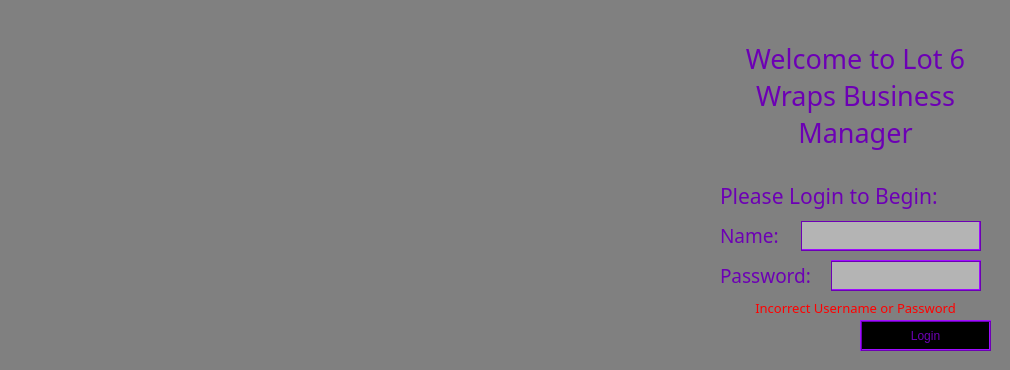
     <widget class="QWidget" name="loginPage">
      <property name="styleSheet">
       <string notr="true">background-color: rgb(128, 128, 128);
color: rgb(108, 0, 180);
border: none;</string>
      </property>
      <widget class="QLabel" name="loginLbl">
       <property name="geometry">
        <rect>
         <x>720</x>
         <y>20</y>
         <width>271</width>
         <height>151</height>
        </rect>
       </property>
       <property name="font">
        <font>
         <family>Maiandra GD</family>
         <pointsize>20</pointsize>
        </font>
       </property>
       <property name="text">
        <string>Welcome to Lot 6 Wraps Business Manager</string>
       </property>
       <property name="alignment">
        <set>Qt::AlignCenter</set>
       </property>
       <property name="wordWrap">
        <bool>true</bool>
       </property>
      </widget>
      <widget class="QLabel" name="login2Lbl">
       <property name="geometry">
        <rect>
         <x>720</x>
         <y>170</y>
         <width>271</width>
         <height>51</height>
        </rect>
       </property>
       <property name="font">
        <font>
         <family>Maiandra GD</family>
         <pointsize>16</pointsize>
        </font>
       </property>
       <property name="text">
        <string>Please Login to Begin:</string>
       </property>
      </widget>
      <widget class="QLabel" name="nameLbl">
       <property name="geometry">
        <rect>
         <x>720</x>
         <y>220</y>
         <width>81</width>
         <height>31</height>
        </rect>
       </property>
       <property name="font">
        <font>
         <family>Maiandra GD</family>
         <pointsize>14</pointsize>
        </font>
       </property>
       <property name="text">
        <string>Name:</string>
       </property>
      </widget>
      <widget class="QLabel" name="passLbl">
       <property name="geometry">
        <rect>
         <x>720</x>
         <y>255</y>
         <width>111</width>
         <height>41</height>
        </rect>
       </property>
       <property name="font">
        <font>
         <family>Maiandra GD</family>
         <pointsize>14</pointsize>
        </font>
       </property>
       <property name="text">
        <string>Password:</string>
       </property>
      </widget>
      <widget class="QPushButton" name="loginBtn">
       <property name="geometry">
        <rect>
         <x>860</x>
         <y>320</y>
         <width>131</width>
         <height>31</height>
        </rect>
       </property>
       <property name="styleSheet">
        <string notr="true">background-color: rgb(0, 0, 0);
color: rgb(108, 0, 180);
border: 2px ridge rgb(108, 0, 180); </string>
       </property>
       <property name="text">
        <string>Login</string>
       </property>
      </widget>
      <widget class="QLabel" name="errorLbl">
       <property name="enabled">
        <bool>false</bool>
       </property>
       <property name="geometry">
        <rect>
         <x>720</x>
         <y>300</y>
         <width>271</width>
         <height>16</height>
        </rect>
       </property>
       <property name="font">
        <font>
         <family>Maiandra GD</family>
         <pointsize>10</pointsize>
        </font>
       </property>
       <property name="styleSheet">
        <string notr="true">color: rgb(255, 0, 0);</string>
       </property>
       <property name="text">
        <string>Incorrect Username or Password</string>
       </property>
       <property name="alignment">
        <set>Qt::AlignCenter</set>
       </property>
      </widget>
      <widget class="QWidget" name="loginWidget" native="true">
       <property name="geometry">
        <rect>
         <x>710</x>
         <y>210</y>
         <width>291</width>
         <height>151</height>
        </rect>
       </property>
       <widget class="QLineEdit" name="nameField">
        <property name="geometry">
         <rect>
          <x>90</x>
          <y>10</y>
          <width>181</width>
          <height>31</height>
         </rect>
        </property>
        <property name="styleSheet">
         <string notr="true">background-color: rgb(180, 180, 180);
color: rgb(108, 0, 180);
border: 2px ridge rgb(108, 0, 180); </string>
        </property>
       </widget>
       <widget class="QLineEdit" name="passField">
        <property name="geometry">
         <rect>
          <x>120</x>
          <y>50</y>
          <width>151</width>
          <height>31</height>
         </rect>
        </property>
        <property name="styleSheet">
         <string notr="true">background-color: rgb(180, 180, 180);
color: rgb(108, 0, 180);
border: 2px ridge rgb(108, 0, 180); </string>
        </property>
       </widget>
      </widget>
      <zorder>loginWidget</zorder>
      <zorder>loginLbl</zorder>
      <zorder>login2Lbl</zorder>
      <zorder>nameLbl</zorder>
      <zorder>passLbl</zorder>
      <zorder>loginBtn</zorder>
      <zorder>errorLbl</zorder>
     </widget>
